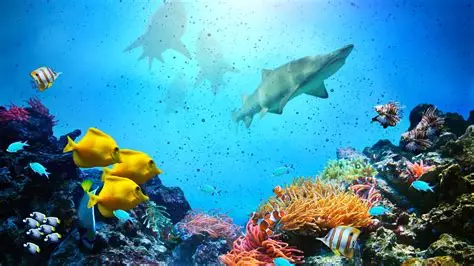
#> input picture images/test.jpg, 474 x 266 px
$ python -i preprocess.py   (imports and definitions only)
#> lines starting #> are read from the running program, lines starting #| are printed output that depends on the picture
#> further down, picture is the input picture: shape (266, 474, 3); mean B, G, R 167, 141.8, 66.2
"""
Classical underwater image preprocessing pipeline.

Stages (applied in order):
    1. UDCP Dehazing             -- remove underwater scattering (R+G dark channel)
    2. Gray World White Balance  -- correct residual color cast POST-dehaze
    3. CLAHE on L channel        -- mild local contrast enhancement in LAB space
    4. Unsharp Mask Sharpening   -- light edge restoration

Order rationale:
    UDCP first  -- operates on the raw color ratios as captured; running WB before
                   UDCP distorts the R/G ratio that UDCP's dark channel relies on,
                   and WB after a big blue cast produces the pink/magenta blowout
                   seen in early experiments.
    WB second   -- corrects residual cast on the DEHAZED image; the magnitude of
                   correction is much smaller here, so Gray World stays safe.
    CLAHE third -- mild contrast lift on a clean dehazed+balanced image.
    Sharpen last -- conservative sharpening; avoids amplifying haze/noise edges.

Parameter philosophy (vs earlier aggressive settings):
    omega 0.55  (was 0.85) -- less transmission suppression; avoids washed-out look
    patch_size 7 (was 15)  -- finer dark-channel detail, less halo around objects
    t_min 0.35  (was 0.1)  -- higher floor prevents extreme brightening in dense haze
    t blur σ=3             -- smooth transmission map kills block/tiling artifacts
    clip_limit 1.2 (was 2.5) -- gentler CLAHE; was over-boosting local contrast
    gamma removed          -- adaptive gamma was lifting darks too aggressively
    sharpen σ=0.8, s=0.20  (was 1.5, 0.35) -- tighter kernel, weaker boost

This module is pure OpenCV -- no PyTorch dependency.
Used by:
    preprocess_dataset.py  -- offline dataset preparation
    enhance.py             -- inference-time preprocessing (train-inference consistency)
"""

import cv2
import numpy as np


# ---------------------------------------------------------------------------
# Stage 1: Underwater Dark Channel Prior
# ---------------------------------------------------------------------------

def udcp_dehaze(img_bgr: np.ndarray,
                omega: float = 0.55,
                patch_size: int = 7,
                t_min: float = 0.35) -> np.ndarray:
    """
    Underwater Dark Channel Prior (Drews et al. 2013).

    Key differences from standard DCP:
    - Dark channel uses only R and G channels (excludes B) because blue
      dominates underwater and is NOT scattering haze in this domain.
    - omega=0.55: conservative dehazing strength; 0.85 was washing out textures.
    - patch_size=7: finer spatial resolution than 15; fewer halo artifacts.
    - t_min=0.35: higher transmission floor; prevents extreme scene brightening
      in very dense haze regions (which caused blown-out flippers/fins).
    - Transmission map is Gaussian-blurred (σ=3) before clamping to kill
      the tiling/block artifacts that appear at patch boundaries.

    MUST run before white_balance -- see module docstring.
    """
#> called with omega = 0.55, patch_size = 7, t_min = 0.35
    img_f  = img_bgr.astype(np.float32) / 255.0
    kernel = cv2.getStructuringElement(cv2.MORPH_RECT, (patch_size, patch_size))

    # Dark channel: min of R and G only (BGR indices 2 and 1)
    rg_min = np.minimum(img_f[:, :, 2], img_f[:, :, 1])
    dark   = cv2.erode(rg_min, kernel)
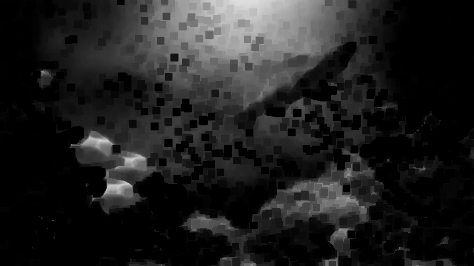
#> dark: shape (266, 474) float32; min 0, max 0.875, mean 0.126

    # Atmospheric light: average of top 0.1% brightest dark-channel pixels
    n_px    = max(1, int(dark.size * 0.001))
#> n_px = 126
    indices = np.unravel_index(np.argsort(dark.ravel())[-n_px:], dark.shape)
#> indices = 126 positions, rows 0 to 5, columns 230 to 258
    A       = np.clip(img_f[indices[0], indices[1], :].mean(axis=0), 0.3, 1.0)
#> A = [0.999, 0.996, 0.873]

    # Transmission map (R+G only)
    rg_norm = np.minimum(
        img_f[:, :, 2] / max(A[2], 1e-6),
        img_f[:, :, 1] / max(A[1], 1e-6),
    )
    t = 1.0 - omega * cv2.erode(rg_norm, kernel)

    # Smooth transmission to remove block artifacts at patch boundaries
    t = cv2.GaussianBlur(t, (0, 0), 3)
    t = np.clip(t, t_min, 1.0)

    # Recover scene radiance: J = (I - A) / t + A
    out = np.empty_like(img_f)
    for c in range(3):
        out[:, :, c] = (img_f[:, :, c] - A[c]) / t + A[c]
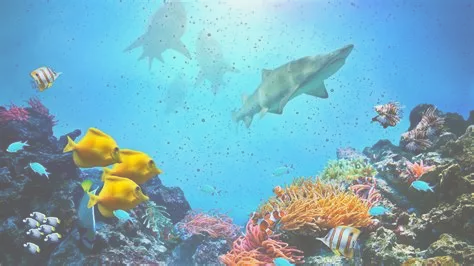
#> out: shape (266, 474, 3) float32; mean B, G, R 0.638, 0.538, 0.225; drawn with min black and max white

    return np.clip(out * 255, 0, 255).astype(np.uint8)


# ---------------------------------------------------------------------------
# Stage 2: Gray World White Balance
# ---------------------------------------------------------------------------

def white_balance(img_bgr: np.ndarray) -> np.ndarray:
    """
    Gray World white balance -- applied AFTER UDCP.

    Running WB on the raw hazy image causes problems:
    - The extreme blue cast in underwater raw images means avg_b >> avg_r/g.
    - Gray World then boosts R and G by a large factor.
    - After UDCP (which also adjusts channels), the net R/G amplification
      produces the pink/magenta blowout observed in early results.

    After UDCP the channel means are much more balanced, so Gray World
    applies a small corrective nudge rather than a large destructive boost.
    The scale factors are clamped to [0.7, 1.4] as an extra safeguard.
    """
    img_f   = img_bgr.astype(np.float32)
    avg_b   = float(img_f[:, :, 0].mean())
#> avg_b = 163.6
    avg_g   = float(img_f[:, :, 1].mean())
#> avg_g = 136.7
    avg_r   = float(img_f[:, :, 2].mean())
#> avg_r = 56.78
    avg_all = (avg_b + avg_g + avg_r) / 3.0
#> avg_all = 119

    scale_b = np.clip(avg_all / max(avg_b, 1e-6), 0.7, 1.4)
#> scale_b = 0.728
    scale_g = np.clip(avg_all / max(avg_g, 1e-6), 0.7, 1.4)
#> scale_g = 0.871
    scale_r = np.clip(avg_all / max(avg_r, 1e-6), 0.7, 1.4)
#> scale_r = 1.4

    img_f[:, :, 0] *= scale_b
    img_f[:, :, 1] *= scale_g
    img_f[:, :, 2] *= scale_r
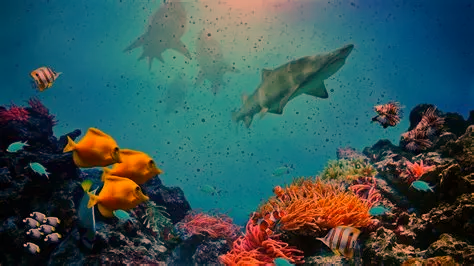
#> img_f: shape (266, 474, 3) float32; mean B, G, R 119, 119, 79.5; drawn with min black and max white

    return np.clip(img_f, 0, 255).astype(np.uint8)
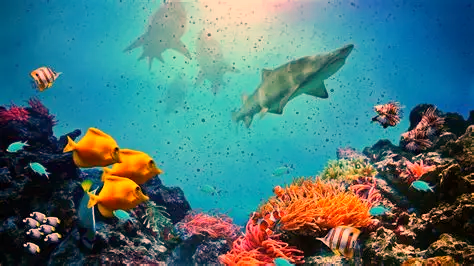
#> returned value: shape (266, 474, 3); mean of channels 0, 1, 2 118.6, 118.5, 76.2; drawn as B, G, R


# ---------------------------------------------------------------------------
# Stage 3: CLAHE on L channel
# ---------------------------------------------------------------------------

def clahe_enhance(img_bgr: np.ndarray,
                  clip_limit: float = 1.2,
                  grid: tuple = (8, 8)) -> np.ndarray:
    """
    Mild CLAHE on the L channel in LAB space.

    clip_limit=1.2 (was 2.5): lower clip limit means less aggressive
    redistribution; avoids the over-contrasty / over-textured appearance
    seen in early manatee outputs where skin looked like painted stone.

    Adaptive gamma correction REMOVED:
    - The gamma LUT was lifting dark areas too aggressively, compounding
      with UDCP's brightening and creating the washed-out flat look.
    - Post-UDCP images already have reasonable brightness; no gamma needed.
    """
#> called with clip_limit = 1.2, grid = (8, 8)
    lab = cv2.cvtColor(img_bgr, cv2.COLOR_BGR2LAB)
#> lab: shape (266, 474, 3); mean of channels 0, 1, 2 122.1, 121.5, 125.6
    l_ch, a_ch, b_ch = cv2.split(lab)
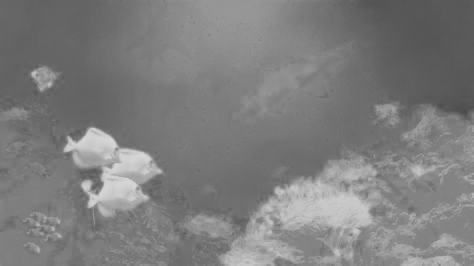
#> b_ch: shape (266, 474); min 75, max 216, mean 125.6

    clahe = cv2.createCLAHE(clipLimit=clip_limit, tileGridSize=grid)
    l_ch  = clahe.apply(l_ch)
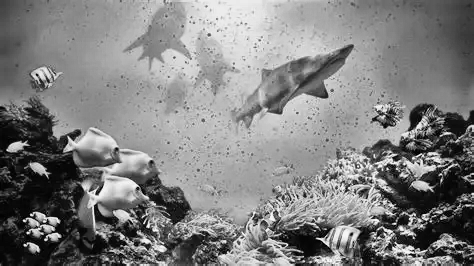
#> l_ch: shape (266, 474); min 0, max 249, mean 128.2

    return cv2.cvtColor(cv2.merge([l_ch, a_ch, b_ch]), cv2.COLOR_LAB2BGR)


# ---------------------------------------------------------------------------
# Stage 4: Unsharp Mask Sharpening
# ---------------------------------------------------------------------------

def unsharp_mask(img_bgr: np.ndarray,
                 sigma: float = 0.8,
                 strength: float = 0.20) -> np.ndarray:
    """
    Light Gaussian unsharp mask.

    output = image + strength * (image - blurred)

    sigma=0.8 (was 1.5):  tighter kernel captures only fine edges,
                           not broad mid-frequency structure.
    strength=0.20 (was 0.35): gentler boost; avoids the artificial
                           "over-sharpened painting" look on organic textures
                           (manatee skin, coral, fish scales).

    Still runs last -- edges must be well-defined (post-CLAHE) before
    sharpening; doing it earlier amplifies haze and noise gradients.
    """
#> called with sigma = 0.8, strength = 0.2
    img_f = img_bgr.astype(np.float32)
    blur  = cv2.GaussianBlur(img_f, (0, 0), sigma)
    sharp = img_f + strength * (img_f - blur)
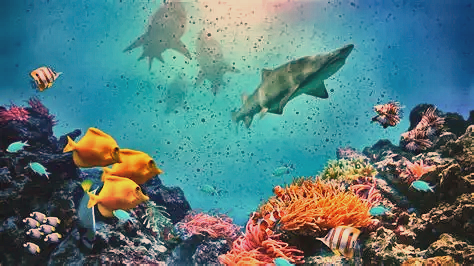
#> sharp: shape (266, 474, 3) float32; mean B, G, R 125.1, 124.8, 82.6; drawn with min black and max white
    return np.clip(sharp, 0, 255).astype(np.uint8)


# ---------------------------------------------------------------------------
# Master pipeline
# ---------------------------------------------------------------------------

def preprocess(img_bgr: np.ndarray) -> np.ndarray:
    """
    Full classical preprocessing pipeline.

    UDCP -> WB -> CLAHE -> Sharpen

    Pipeline order changed from WB->UDCP to UDCP->WB:
    - UDCP on raw image uses original captured color ratios (correct).
    - WB on dehazed image corrects only the residual cast (safe, small).
    - Old order (WB first) caused pink/magenta blowout because Gray World
      applied a large R/G boost to the extreme blue cast, which was then
      compounded by UDCP's channel recovery.

    Single entry point for both offline dataset prep and inference.
    Deterministic, fast, pure OpenCV, no GPU needed.

    Args:
        img_bgr: Input BGR image (uint8, any resolution).

    Returns:
        Preprocessed BGR image (uint8, same resolution).
    """
    out = udcp_dehaze(img_bgr,  omega=0.55, patch_size=7, t_min=0.35)
    out = white_balance(out)
    out = clahe_enhance(out,    clip_limit=1.2)
    out = unsharp_mask(out,     sigma=0.8, strength=0.20)
    return out

>>> import cv2
>>> picture = cv2.imread('images/test.jpg')
>>> result = preprocess(picture)
